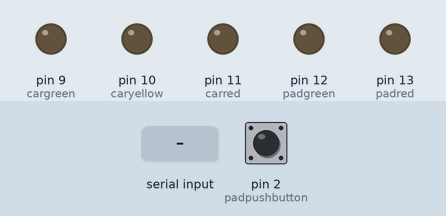
This sketch was run on a simulated Arduino Uno, built with avr-gcc and run on an emulated ATmega328P. Shown: output pins drawn as LEDs (lit = HIGH). Inputs (shaded band) come from the test bench; at power-on: pin 2 (padpushbutton) HIGH. What the sketch prints to the serial monitor is not drawn.

Above: at 1.2 s.
1.3 s: "1" received over Serial
At 1.9 s:
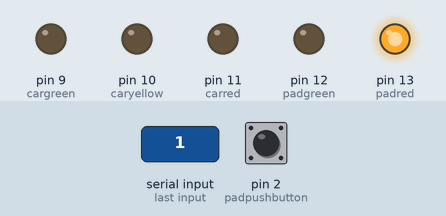
4.3 s: byte 3 (flag1) received over Serial
7.3 s: pin 2 (padpushbutton) pulled LOW for 0.15 s
At 7.7 s:
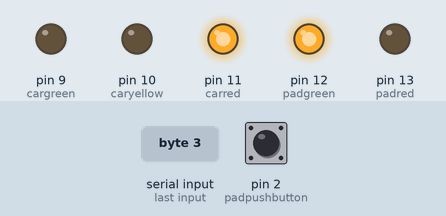
10.4 s: "0" received over Serial
At 11.2 s:
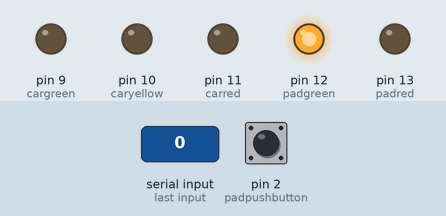
13.4 s: "2" received over Serial
At 16.2 s:
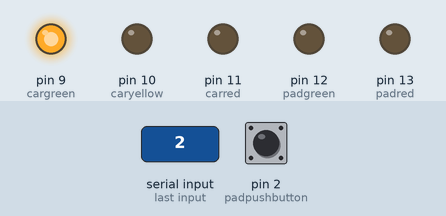
16.4 s: byte 3 (flag1) received over Serial
At 20.5 s:
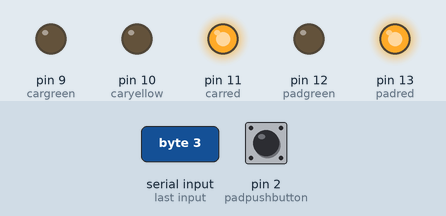
Timing chart, 0 to 22.9 s (numbered marks = the images above; inputs shaded):
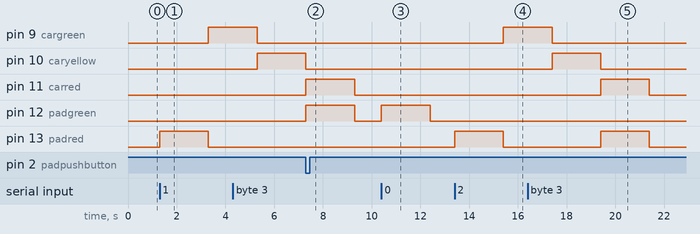

The sketch:

Arduino_Code_2__Reciever_.ino
```cpp
#define stateRed 0
#define stateYellow 1
#define stateGreen 2
#define crossing 100
#define notCrossing 111
#define flag1 3
#define flag2 4

#define carred 11
#define caryellow 10
#define cargreen 9
#define padred 13
#define padgreen 12
#define padpushbutton 2

volatile bool change;
volatile int flag;
int pedState = notCrossing;
int state = stateRed;

void setup()
{
  Serial.begin(9600);
  pinMode(carred,OUTPUT);
  pinMode(cargreen,OUTPUT);
  pinMode(caryellow,OUTPUT);

  pinMode(padgreen,OUTPUT);
  pinMode(padred,OUTPUT);

  pinMode(padpushbutton,INPUT_PULLUP);
  attachInterrupt(digitalPinToInterrupt(padpushbutton),padControl,CHANGE);

}
void padControl()
{
  change = true;
  state= stateRed;
   pedState = crossing;
}

void loop()
{
  if(Serial.available()!=0)
  {
   flag= Serial.read();
    Serial.print(flag);
    if (flag == flag1)
    {
      digitalWrite(carred, HIGH);

        stateMachinePed();

      digitalWrite(carred, LOW);

    }
    else
    {
      if (change == true)
      {
        pedState = crossing;
        stateMachinePed();
        stateMachineCar();

        change = false;

      }
      else
      {
        pedState = notCrossing;
        stateMachinePed();
        state = stateGreen;
        stateMachineCar();
      }
     }
  }

}

void stateMachineCar()
{
  switch (state){

    case stateRed:

      digitalWrite(carred, HIGH);
      delay(2000);
      digitalWrite(caryellow, LOW);
      digitalWrite(cargreen, LOW);
      digitalWrite(carred, LOW);

      state = stateYellow;

    break;

 	case stateYellow:

      digitalWrite(carred, LOW);
      digitalWrite(caryellow, HIGH);
      delay(2000);
      digitalWrite(cargreen, LOW);
      digitalWrite(caryellow, LOW);

      state = stateGreen;
    break;

    case stateGreen:

      digitalWrite(carred, LOW);
      digitalWrite(caryellow, LOW);
      digitalWrite(cargreen, HIGH);
      delay(2000);
      digitalWrite(cargreen, LOW);
      digitalWrite(caryellow, HIGH);
	  delay(2000);
      digitalWrite(caryellow, LOW);

      state = stateRed;

    break;

    default:
    break;

  }
}
void stateMachinePed()
{
	switch(pedState)
    {
    	case crossing:
          digitalWrite(padgreen,HIGH);
          delay(2000);
          digitalWrite(padgreen,LOW);
          digitalWrite(padred,LOW);

      	  state = notCrossing;
      	break;

      case notCrossing:
          digitalWrite(padred,HIGH);
          delay(2000);
          digitalWrite(padred,LOW);
          digitalWrite(padgreen,LOW);

      	  state = crossing;
      	break;

      default:
      break;
    }


}
```

Measured:
- after the input at 1.3 s, pin 9 (cargreen): LOW → HIGH after 2.0 s; pin 13 (padred): LOW → HIGH at once, → LOW 2.0 s later
- after the input at 7.3 s, pin 12 (padgreen): LOW → HIGH at once, → LOW 2.0 s later; pin 13 (padred): stays LOW (without the input it goes to HIGH after 0.00 s)
- after the input at 10.4 s, pin 12 (padgreen): LOW → HIGH at once, → LOW 2.0 s later
- after the input at 13.4 s, pin 9 (cargreen): LOW → HIGH after 2.0 s; pin 13 (padred): LOW → HIGH at once, → LOW 2.0 s later
- after the input at 16.4 s, pin 11 (carred), pin 13 (padred): LOW → HIGH after 3.0 s, → LOW 2.0 s later
